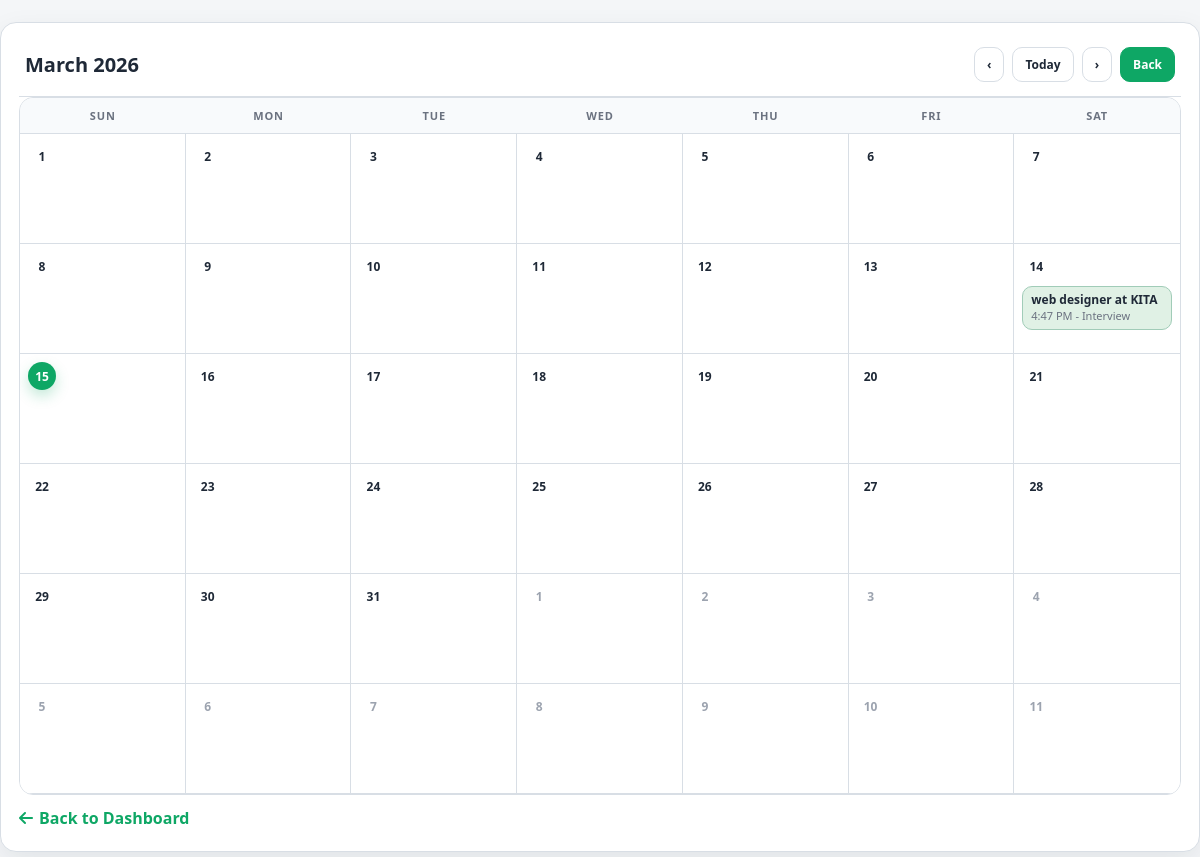
Screenshot of /KITA/schedule.php (signed in) with the database file from the repository.
### tables this page shows
CREATE TABLE `applications` (
  `application_id` int(10) UNSIGNED NOT NULL,
  `job_id` int(10) UNSIGNED NOT NULL,
  `student_id` int(10) UNSIGNED NOT NULL,
  `status` varchar(20) NOT NULL DEFAULT 'pending',
  `applied_at` timestamp NOT NULL DEFAULT current_timestamp(),
  `interview_type` varchar(20) DEFAULT NULL,
  `interview_datetime` datetime DEFAULT NULL,
  `interview_notes` text DEFAULT NULL
);

CREATE TABLE `jobs` (
  `job_id` int(10) UNSIGNED NOT NULL,
  `employer_id` int(10) UNSIGNED NOT NULL,
  `job_title` varchar(150) NOT NULL,
  `description` text NOT NULL,
  `strand_required` varchar(120) NOT NULL,
  `skills_required` text NOT NULL,
  `location` varchar(120) NOT NULL,
  `salary` varchar(80) NOT NULL,
  `job_type` enum('part-time','full-time','internship','temporary') NOT NULL,
  `created_at` timestamp NOT NULL DEFAULT current_timestamp()
);

CREATE TABLE `employers` (
  `id` int(11) NOT NULL,
  `company_name` varchar(120) NOT NULL,
  `contact_name` varchar(100) NOT NULL,
  `email` varchar(140) NOT NULL,
  `industry` varchar(100) NOT NULL,
  `company_size` varchar(20) NOT NULL,
  `location` varchar(120) NOT NULL,
  `phone` varchar(30) DEFAULT NULL,
  `website` varchar(255) DEFAULT NULL,
  `password` varchar(255) NOT NULL,
  `created_at` timestamp NULL DEFAULT current_timestamp(),
  `profile_picture` varchar(255) DEFAULT NULL,
  `bio` text DEFAULT NULL
);

### KITA/schedule.php (the view, shortened to what this page needs)
<?php
$user = $_SESSION['user'] ?? null;
$employer = $_SESSION['employer'] ?? null;
$isEmployer = !!$employer;
$viewerId = $isEmployer ? (int)($employer['id'] ?? 0) : (int)($user['user_id'] ?? 0);
$conn = db();
$schedule = [];
if ($isEmployer) {
    $stmt = $conn->prepare(
        "SELECT a.interview_datetime, a.interview_type, a.interview_notes, j.job_title, u.username AS student_name, u.email AS student_email, u.strand AS student_strand
         FROM applications a
         INNER JOIN jobs j ON j.job_id = a.job_id
         LEFT JOIN users u ON u.user_id = a.student_id
         WHERE j.employer_id = ? AND a.status IN ('interview_scheduled', 'call_scheduled')
         ORDER BY a.interview_datetime ASC"
    );
    if ($stmt) {
        $stmt->bind_param('i', $viewerId);
        $stmt->execute();
        $res = $stmt->get_result();
        while ($row = $res->fetch_assoc()) {
            $schedule[] = $row;
        }
        $stmt->close();
    }
} else {
    $stmt = $conn->prepare(
        "SELECT a.interview_datetime, a.interview_type, a.interview_notes, j.job_title, e.company_name
         FROM applications a
         INNER JOIN jobs j ON j.job_id = a.job_id
         LEFT JOIN employers e ON e.id = j.employer_id
         WHERE a.student_id = ? AND a.status IN ('interview_scheduled', 'call_scheduled')
         ORDER BY a.interview_datetime ASC"
    );
    if ($stmt) {
        $stmt->bind_param('i', $viewerId);
        $stmt->execute();
        $res = $stmt->get_result();
        while ($row = $res->fetch_assoc()) {
            $schedule[] = $row;
        }
    }
}
$monthParam = trim((string)($_GET['month'] ?? ''));
if ($monthParam !== '' && preg_match('/^\d{4}-\d{2}$/', $monthParam)) {
    $monthStart = $monthParam . '-01';
} else {
    $monthStart = date('Y-m-01');
}
$monthTs = strtotime($monthStart);
$year = (int) date('Y', $monthTs);
$month = (int) date('m', $monthTs);
$daysInMonth = (int) date('t', $monthTs);
$monthLabel = date('F Y', $monthTs);
$firstDayDow = (int) date('w', $monthTs);
$prevMonthTs = strtotime('-1 month', $monthTs);
$nextMonthTs = strtotime('+1 month', $monthTs);
$prevMonthParam = date('Y-m', $prevMonthTs);
$nextMonthParam = date('Y-m', $nextMonthTs);
$eventsByDate = [];
foreach ($schedule as $item) {
    $dt = strtotime($item['interview_datetime']);
    $key = date('Y-m-d', $dt);
    $eventsByDate[$key][] = $item;
}
?>
<!DOCTYPE html>
<html lang="en">
<head>
    <link rel="stylesheet" href="https://cdnjs.cloudflare.com/ajax/libs/font-awesome/6.5.2/css/all.min.css" />
</head>
<body>
    <div class="container">
        <div class="cal-top">
            <div class="cal-title"><?php echo htmlspecialchars($monthLabel); ?></div>
            <div class="cal-actions">
                <a class="cal-btn" href="?month=<?php echo $prevMonthParam; ?>">&#8249;</a>
                <a class="cal-btn" href="?month=<?php echo date('Y-m'); ?>">Today</a>
                <a class="cal-btn" href="?month=<?php echo $nextMonthParam; ?>">&#8250;</a>
                <a class="cal-btn primary" href="<?php echo $isEmployer ? 'employer.php' : 'dashboard.php'; ?>">Back</a>
            </div>
        </div>
        <div class="calendar">
            <div class="calendar-head">
                <div class="day">SUN</div>
                <div class="day">MON</div>
                <div class="day">TUE</div>
                <div class="day">WED</div>
                <div class="day">THU</div>
                <div class="day">FRI</div>
                <div class="day">SAT</div>
            </div>
            <div class="calendar-grid">
                <?php
                    $todayKey = date('Y-m-d');
                    $cellCount = 42;
                    $dayNum = 1;
                    $prevMonthDays = (int) date('t', strtotime('first day of -1 month', $monthTs));
                    $startPrevDay = $prevMonthDays - $firstDayDow + 1;
                    for ($cell = 0; $cell < $cellCount; $cell++) {
                        $cellDay = 0;
                        $cellMonth = $month;
                        $cellYear = $year;
                        $isMuted = false;
                        if ($cell < $firstDayDow) {
                            $cellDay = $startPrevDay + $cell;
                            $prevTs = strtotime('-1 month', $monthTs);
                            $cellMonth = (int) date('m', $prevTs);
                            $cellYear = (int) date('Y', $prevTs);
                            $isMuted = true;
                        } elseif ($dayNum <= $daysInMonth) {
                            $cellDay = $dayNum;
                            $dayNum++;
                        } else {
                            $cellDay = $dayNum - $daysInMonth;
                            $dayNum++;
                            $nextTs = strtotime('+1 month', $monthTs);
                            $cellMonth = (int) date('m', $nextTs);
                            $cellYear = (int) date('Y', $nextTs);
                            $isMuted = true;
                        }
                        $cellDateKey = sprintf('%04d-%02d-%02d', $cellYear, $cellMonth, $cellDay);
                        $isToday = $cellDateKey === $todayKey;
                ?>
                    <div class="day-cell">
                        <div class="date-badge<?php echo $isMuted ? ' muted' : ''; ?><?php echo $isToday ? ' today' : ''; ?>">
                            <?php echo $cellDay; ?>
                        </div>
                        <?php if (!empty($eventsByDate[$cellDateKey])): ?>
                            <?php foreach ($eventsByDate[$cellDateKey] as $item): ?>
                                <div class="event">
                                    <div class="title">
                                        <?php if ($isEmployer): ?>
                                            <?php echo htmlspecialchars($item['job_title']); ?> - <?php echo htmlspecialchars($item['student_name'] ?? 'Unknown'); ?>
                                        <?php else: ?>
                                            <?php echo htmlspecialchars($item['job_title']); ?> at <?php echo htmlspecialchars($item['company_name'] ?? 'Unknown Company'); ?>
                                        <?php endif; ?>
                                    </div>
                                    <div class="meta">
                                        <?php echo date('g:i A', strtotime($item['interview_datetime'])); ?> - <?php echo ucfirst(htmlspecialchars($item['interview_type'])); ?>
                                    </div>
                                </div>
                            <?php endforeach; ?>
                        <?php endif; ?>
                    </div>
                <?php } ?>
            </div>
        </div>
        <a href="<?php echo $isEmployer ? 'employer.php' : 'dashboard.php'; ?>" class="back-link">
            <i class="fas fa-arrow-left"></i> Back to Dashboard
        </a>
    </div>
</body>
</html>

### KITA/schedule.php (style rules this page uses)
:root { --bg: #f4f6f8; --surface: #ffffff; --surface-2: #f8fafc; --text: #1f2937; --muted: #6b7280; --line: #d8dee5; --accent: #0ea765; --accent-2: #0b8752; --chip: #eef2f7; --shadow: 0 10px 28px rgba(15, 23, 42, 0.08); }
* { box-sizing: border-box; margin: 0; padding: 0; }
body { font-family: "Segoe UI", Tahoma, Geneva, Verdana, sans-serif; background: var(--bg); color: var(--text); margin: 0; padding: 0; }
.container { max-width: 1280px; margin: 22px auto 36px; background: var(--surface); border-radius: 16px; box-shadow: var(--shadow); padding: 18px 18px 22px; border: 1px solid var(--line); }
.cal-top { display: flex; align-items: center; justify-content: space-between; gap: 12px; padding: 6px 6px 14px; border-bottom: 1px solid var(--line); }
.cal-title { font-size: 20px; font-weight: 700; color: var(--text); }
.cal-actions { display: flex; align-items: center; gap: 8px; flex-wrap: wrap; }
.cal-btn { border: 1px solid var(--line); background: var(--surface); color: var(--text); padding: 8px 12px; border-radius: 10px; font-size: 12px; text-decoration: none; font-weight: 600; transition: background 0.2s ease, border-color 0.2s ease, color 0.2s ease; }
.cal-btn.primary { background: var(--accent); border-color: var(--accent); color: #fff; }
.calendar { border: 1px solid var(--line); border-radius: 14px; overflow: hidden; background: var(--surface); }
.calendar-head { display: grid; grid-template-columns: repeat(7, 1fr); background: var(--surface-2); border-bottom: 1px solid var(--line); }
.calendar-head .day { padding: 10px 0; text-align: center; font-weight: 700; color: var(--muted); font-size: 11px; letter-spacing: 0.08em; }
.calendar-grid { display: grid; grid-template-columns: repeat(7, 1fr); grid-auto-rows: minmax(110px, auto); }
.day-cell { border-right: 1px solid var(--line); border-bottom: 1px solid var(--line); padding: 8px 8px 6px; position: relative; background: var(--surface); }
.day-cell:nth-child(7n) { border-right: none; }
.date-badge { font-size: 12px; font-weight: 700; color: var(--text); width: 28px; height: 28px; display: inline-flex; align-items: center; justify-content: center; border-radius: 999px; }
.date-badge.muted { color: #9ca3af; }
.date-badge.today { background: var(--accent); color: #fff; box-shadow: 0 6px 14px rgba(14, 167, 101, 0.25); }
.event { margin-top: 6px; background: color-mix(in oklab, var(--accent) 16%, var(--surface)); border: 1px solid color-mix(in oklab, var(--accent) 35%, var(--line)); color: var(--text); border-radius: 10px; padding: 6px 8px; font-size: 12px; line-height: 1.2; }
.event .title { font-weight: 700; margin-bottom: 2px; }
.event .meta { font-size: 11px; color: var(--muted); }
.back-link { display: inline-flex; align-items: center; gap: 6px; color: var(--accent); text-decoration: none; font-weight: 600; margin-top: 12px; }

### rows the page displays
applications: job.job_title "web designer", employers.company_name "KITA", interview_datetime "4:47 PM", interview_type "Interview"

### other values shown
$monthLabel "March 2026"
$cellDay "1"
$cellDay "2"
$cellDay "3"
$cellDay "4"
$cellDay "5"
$cellDay "6"
$cellDay "7"
$cellDay "8"
$cellDay "9"
$cellDay "10"
$cellDay "11"
$cellDay "12"
$cellDay "13"
$cellDay "14"
